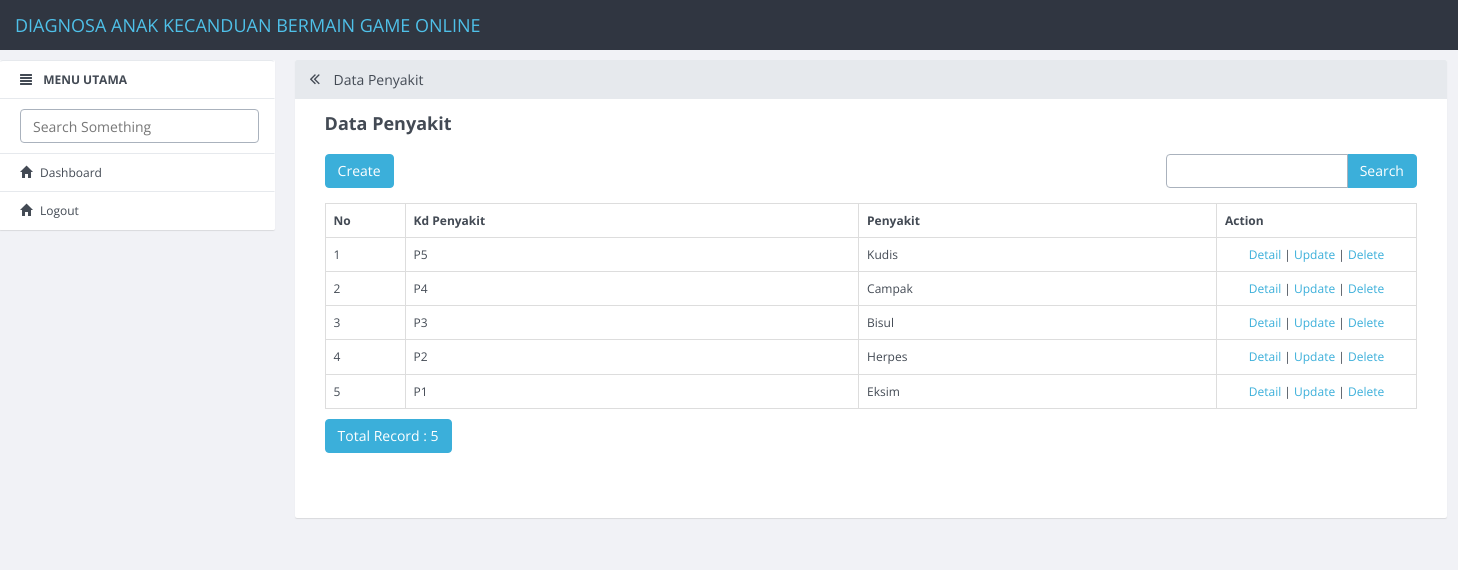
/index.php/penyakit, run on the app's committed database.
### tables this page shows
CREATE TABLE `penyakit` (
  `id_penyakit` int(11) NOT NULL,
  `kd_penyakit` varchar(3) DEFAULT NULL,
  `penyakit` varchar(50) DEFAULT NULL,
  `gambar` varchar(100) DEFAULT NULL,
  `solusi` text DEFAULT NULL,
  `g1` varchar(10) DEFAULT NULL,
  `g2` varchar(10) DEFAULT NULL,
  `g3` varchar(10) DEFAULT NULL,
  `g4` varchar(10) DEFAULT NULL,
  `g5` varchar(10) DEFAULT NULL,
  `g6` varchar(10) DEFAULT NULL,
  `g7` varchar(10) DEFAULT NULL,
  `g8` varchar(10) DEFAULT NULL,
  `g9` varchar(10) DEFAULT NULL,
  `g10` varchar(10) DEFAULT NULL,
  `g11` varchar(10) DEFAULT NULL,
  `g12` varchar(10) DEFAULT NULL,
  `c1` varchar(10) DEFAULT NULL,
  `c2` varchar(10) DEFAULT NULL,
  `c3` varchar(10) DEFAULT NULL,
  `c4` varchar(10) DEFAULT NULL,
  `c5` varchar(10) DEFAULT NULL,
  `c6` varchar(10) DEFAULT NULL,
  `c7` varchar(10) DEFAULT NULL,
  `c8` varchar(10) DEFAULT NULL,
  `c9` varchar(10) DEFAULT NULL,
  `c10` varchar(10) DEFAULT NULL,
  `c11` varchar(10) DEFAULT NULL,
  `c12` varchar(10) DEFAULT NULL,
  `c13` varchar(10) DEFAULT NULL,
  `c14` varchar(10) DEFAULT NULL,
  `c15` varchar(10) DEFAULT NULL,
  `c16` varchar(10) DEFAULT NULL,
  `c17` varchar(10) DEFAULT NULL,
  `c18` varchar(10) DEFAULT NULL
);

### application/controllers/Penyakit.php (called while the page is built, shortened)
<?php
class Penyakit extends CI_Controller
{
    function __construct()
    {
        $this->load->model('M_penyakit');
        $this->load->library('form_validation');
    }
    public function index()
    {
        $q = urldecode($this->input->get('q', TRUE));
        $start = intval($this->input->get('start'));
        if ($q <> '') {
            $config['base_url'] = base_url() . 'penyakit/index.html?q=' . urlencode($q);
            $config['first_url'] = base_url() . 'penyakit/index.html?q=' . urlencode($q);
        } else {
            $config['base_url'] = base_url() . 'penyakit/index.html';
            $config['first_url'] = base_url() . 'penyakit/index.html';
        }
        $config['per_page'] = 10;
        $config['page_query_string'] = TRUE;
        $config['total_rows'] = $this->M_penyakit->total_rows($q);
        $penyakit = $this->M_penyakit->get_limit_data($config['per_page'], $start, $q);
        $this->load->library('pagination');
        $this->pagination->initialize($config);
        $data = array(
            'penyakit_data' => $penyakit,
            'q' => $q,
            'pagination' => $this->pagination->create_links(),
            'total_rows' => $config['total_rows'],
            'start' => $start,
            'konten' => 'penyakit/penyakit_list',
            'judul' => 'Data Penyakit',
        );
        $this->load->view('v_index', $data);
    }
}

### index.php (called while the page is built, shortened)
<?php
require_once BASEPATH.'core/CodeIgniter.php';

### application/config/config.php (called while the page is built, shortened)
<?php
$config['base_url'] = "http://".$_SERVER['HTTP_HOST'];
$config['base_url'] .= preg_replace('@/+$@','',dirname($_SERVER['SCRIPT_NAME'])).'/';
$config['index_page'] = '';
$config['uri_protocol']	= 'REQUEST_URI';
$config['url_suffix'] = '.html';
$config['language']	= 'english';
$config['charset'] = 'UTF-8';
$config['enable_hooks'] = FALSE;
$config['subclass_prefix'] = 'MY_';
$config['composer_autoload'] = FALSE;
$config['permitted_uri_chars'] = 'a-z 0-9~%.:_\-';
$config['enable_query_strings'] = FALSE;
$config['controller_trigger'] = 'c';
$config['function_trigger'] = 'm';
$config['directory_trigger'] = 'd';
$config['allow_get_array'] = TRUE;
$config['log_threshold'] = 0;
$config['log_path'] = '';
$config['log_file_extension'] = '';
$config['log_file_permissions'] = 0644;
$config['log_date_format'] = 'Y-m-d H:i:s';
$config['error_views_path'] = '';
$config['cache_path'] = '';
$config['cache_query_string'] = FALSE;
$config['encryption_key'] = '';
$config['sess_driver'] = 'files';
$config['sess_cookie_name'] = 'ci_session';
$config['sess_expiration'] = 7200;
$config['sess_save_path'] = NULL;
$config['sess_match_ip'] = FALSE;
$config['sess_time_to_update'] = 300;
$config['sess_regenerate_destroy'] = FALSE;
$config['cookie_prefix']	= '';
$config['cookie_domain']	= '';
$config['cookie_path']		= '/';
$config['cookie_secure']	= FALSE;
$config['cookie_httponly'] 	= FALSE;
$config['standardize_newlines'] = FALSE;
$config['global_xss_filtering'] = FALSE;
$config['csrf_protection'] = FALSE;
$config['csrf_token_name'] = 'csrf_test_name';
$config['csrf_cookie_name'] = 'csrf_cookie_name';
$config['csrf_expire'] = 7200;
$config['csrf_regenerate'] = TRUE;
$config['csrf_exclude_uris'] = array();
$config['compress_output'] = FALSE;
$config['time_reference'] = 'local';
$config['rewrite_short_tags'] = FALSE;
$config['proxy_ips'] = '';

### application/models/M_penyakit.php (called while the page is built, shortened)
<?php
class M_penyakit extends CI_Model
{
    public $table = 'penyakit';
    public $id = 'id_penyakit';
    public $order = 'DESC';
    function total_rows($q = NULL) {
        $this->db->like('id_penyakit', $q);
	$this->db->or_like('kd_penyakit', $q);
	$this->db->or_like('penyakit', $q);
	$this->db->or_like('g1', $q);
	$this->db->or_like('g2', $q);
	$this->db->or_like('g3', $q);
	$this->db->or_like('g4', $q);
	$this->db->or_like('g5', $q);
	$this->db->or_like('c1', $q);
	$this->db->or_like('c2', $q);
	$this->db->or_like('c3', $q);
	$this->db->or_like('c4', $q);
	$this->db->or_like('c5', $q);
	$this->db->from($this->table);
        return $this->db->count_all_results();
    }
    function get_limit_data($limit, $start = 0, $q = NULL) {
        $this->db->order_by($this->id, $this->order);
        $this->db->like('id_penyakit', $q);
	$this->db->or_like('kd_penyakit', $q);
	$this->db->or_like('penyakit', $q);
	$this->db->or_like('g1', $q);
	$this->db->or_like('g2', $q);
	$this->db->or_like('g3', $q);
	$this->db->or_like('g4', $q);
	$this->db->or_like('g5', $q);
	$this->db->or_like('c1', $q);
	$this->db->or_like('c2', $q);
	$this->db->or_like('c3', $q);
	$this->db->or_like('c4', $q);
	$this->db->or_like('c5', $q);
	$this->db->limit($limit, $start);
        return $this->db->get($this->table)->result();
    }
}

### application/views/penyakit/penyakit_list.php (the view, shortened to what this page needs)
<div class="row" style="margin-bottom: 10px">
            <div class="col-md-4">
                <?php echo anchor(site_url('penyakit/create'),'Create', 'class="btn btn-primary"'); ?>
            </div>
            <div class="col-md-4 text-center">
            </div>
            <div class="col-md-1 text-right">
            </div>
            <div class="col-md-3 text-right">
                <form action="<?php echo site_url('penyakit/index'); ?>" class="form-inline" method="get">
                    <div class="input-group">
                        <input type="text" class="form-control" name="q" value="<?php echo $q; ?>">
                        <span class="input-group-btn">
                          <button class="btn btn-primary" type="submit">Search</button>
                        </span>
                    </div>
                </form>
            </div>
        </div>
        <table class="table table-bordered" style="margin-bottom: 10px">
            <tr>
                <th>No</th>
		<th>Kd Penyakit</th>
		<th>Penyakit</th>
		<th>Action</th>
            </tr><?php
            foreach ($penyakit_data as $penyakit)
            {
                ?>
                <tr>
			<td width="80px"><?php echo ++$start ?></td>
			<td><?php echo $penyakit->kd_penyakit ?></td>
			<td><?php echo $penyakit->penyakit ?></td>
			<td style="text-align:center" width="200px">
				<?php
				echo anchor(site_url('penyakit/read/'.$penyakit->id_penyakit),'Detail');
				echo ' | ';
				echo anchor(site_url('penyakit/update/'.$penyakit->id_penyakit),'Update');
				echo ' | ';
				echo anchor(site_url('penyakit/delete/'.$penyakit->id_penyakit),'Delete','onclick="javasciprt: return confirm(\'Are You Sure ?\')"');
				?>
			</td>
		</tr>
                <?php
            }
            ?>
        </table>
        <div class="row">
            <div class="col-md-6">
                <a href="#" class="btn btn-primary">Total Record : <?php echo $total_rows ?></a>
	    </div>
            <div class="col-md-6 text-right">
            </div>
        </div>

### data on the page
penyakit: kd_penyakit "P5", penyakit "Kudis", id_penyakit "Detail", id_penyakit "Update", id_penyakit "Delete"
penyakit: kd_penyakit "P4", penyakit "Campak", id_penyakit "Detail", id_penyakit "Update", id_penyakit "Delete"
penyakit: kd_penyakit "P3", penyakit "Bisul", id_penyakit "Detail", id_penyakit "Update", id_penyakit "Delete"
penyakit: kd_penyakit "P2", penyakit "Herpes", id_penyakit "Detail", id_penyakit "Update", id_penyakit "Delete"
penyakit: kd_penyakit "P1", penyakit "Eksim", id_penyakit "Detail", id_penyakit "Update", id_penyakit "Delete"

### other printed values
$judul "Data Penyakit"
$total_rows "5"
